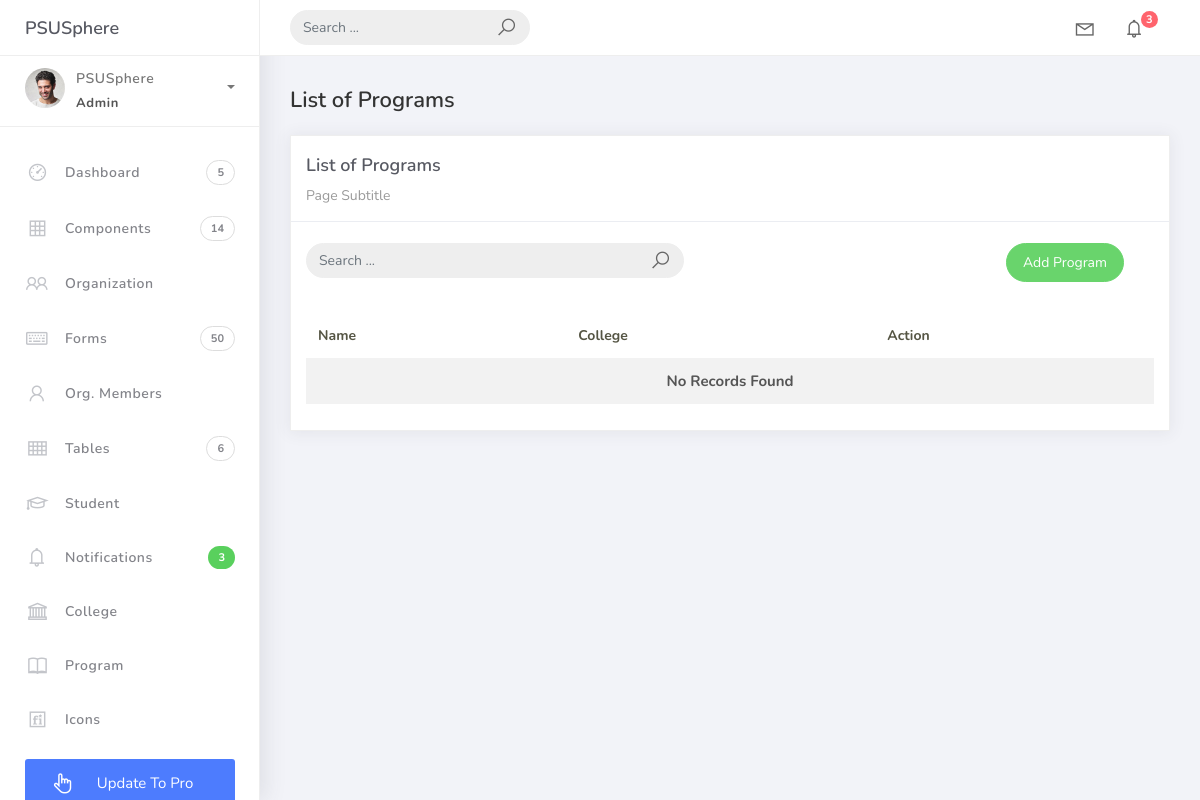
The page /programs/ on the database as committed earlier.
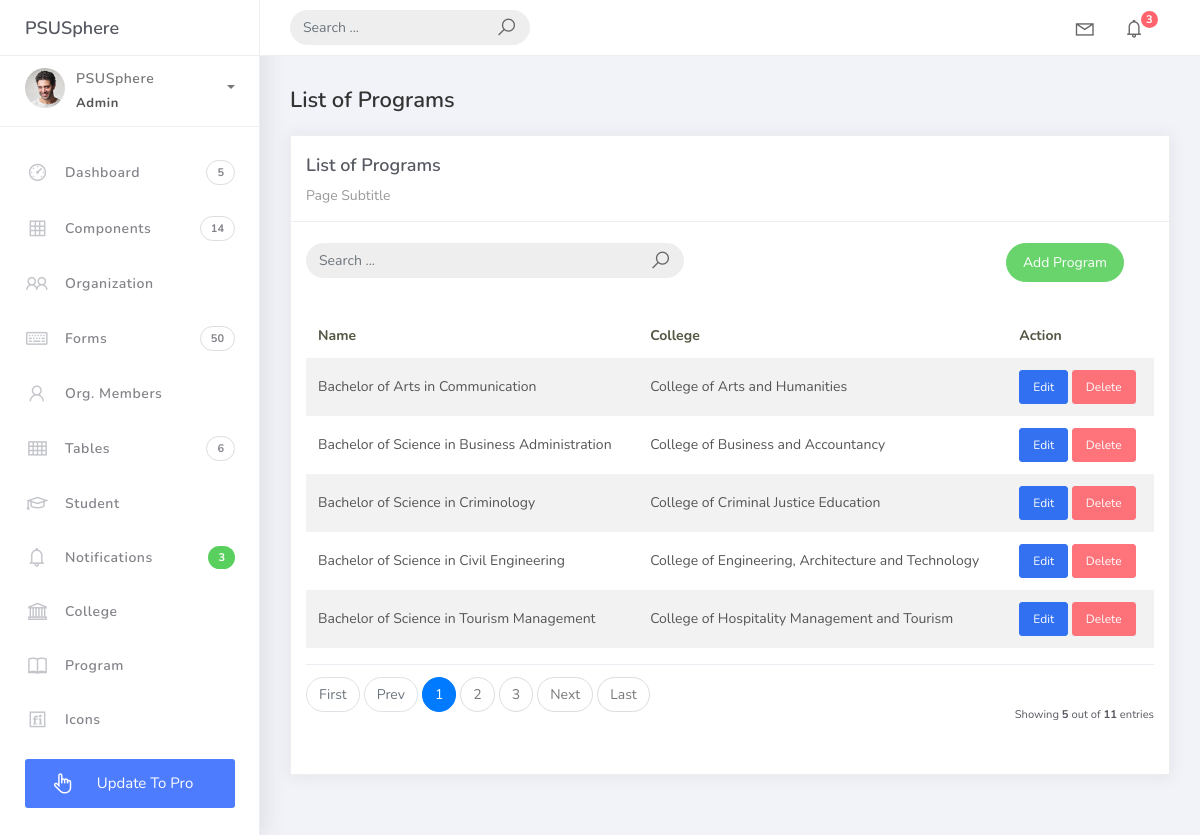
The same page on the database as committed later.
### studentorg/models.py (models this page shows, shortened)
class BaseModel(models.Model):
    created_at = models.DateTimeField(auto_now_add=True, db_index=True)
    updated_at = models.DateTimeField(auto_now=True)
    class Meta:
        abstract = True

class Program(BaseModel):
    prog_name = models.CharField(max_length=150)
    college = models.ForeignKey(College, on_delete=models.CASCADE)

class College(BaseModel):
    college_name = models.CharField(max_length=150)
    def __str__(self):
        return self.college_name

### studentorg/views.py (the view)
# urls.py: path('programs/', ProgramList.as_view(), name='program-list'),
class ProgramList(ListView):
    model = Program
    context_object_name = 'program'
    template_name = 'program_list.html'
    paginate_by = 5
    def get_queryset(self):
        qs = super().get_queryset()
        query = self.request.GET.get('q')
        if query:
            qs = qs.filter(prog_name__icontains=query)
        return qs

### projectsite/templates/program_list.html
{% extends 'base.html' %}
{% load static %}
{% block content %}
<div class="content">
<div class="container-fluid">
<h4 class="page-title">List of Programs</h4>
<div class="row">
<div class="col-md-12">
<div class="card">
<div class="card-header">
<div class="card-title">List of Programs</div>
<div class="card-category">Page Subtitle</div>
</div>
<br />
<div class="col-md-12 row">
<div class="col-md-6">
<form class="navbar-left navbar-form nav-search mr-md-3" action="{% url 'program-list' %}">
<div class="input-group">
<input type="text" name="q" value="{{ request.GET.q }}" placeholder="Search ..." class="form-control" />
<div class="input-group-append">
<span class="input-group-text">
<i class="la la-search search-icon"></i>
</span>
</div>
</div>
</form>
</div>
<div class="col-md-6">
<div class="pull-right">
<a href="{% url 'program-add' %}" class="btn btn-success btn-rounded">Add Program</a>
</div>
</div>
</div>
<div class="card-body">
<table class="table table-striped mt-3">
<thead>
<tr>
<th scope="col">Name</th>
<th scope="col">College</th>
<th scope="col">Action</th>
</tr>
</thead>
<tbody>
{% for object in object_list %}
<tr>
<td>{{ object.prog_name }}</td>
<td>{{ object.college }}</td>
<td>
                        <a href="{% url 'program-update' object.id %}" class="btn btn-sm btn-primary">Edit</a>
                        <a href="{% url 'program-delete' object.id %}" class="btn btn-sm btn-danger">Delete</a>
                    </td>
</tr>
{% empty %}
<tr>
<td colspan="3" style="text-align: center">
<p class="text-sm font-weight-bold mb-0">No Records Found</p>
</td>
</tr>
{% endfor %}
</tbody>
</table>
{% include 'includes/pagination.html' %}
</div>
</div>
</div>
</div>
</div>
</div>
{% endblock %}

Rows that differ between the two databases and show on the page:
added Program: prog_name "Bachelor of Arts in Communication", college "College of Arts and Humanities"
added Program: prog_name "Bachelor of Science in Business Administration", college "College of Business and Accountancy"
added Program: prog_name "Bachelor of Science in Criminology", college "College of Criminal Justice Education"
added Program: prog_name "Bachelor of Science in Civil Engineering", college "College of Engineering, Architecture and Technology"
added Program: prog_name "Bachelor of Science in Tourism Management", college "College of Hospitality Management and Tourism"
Other text that changed with them:
{{ object_list.count }}: (not shown) → "5"
{{ paginator.count }}: (not shown) → "11"
text no longer shown: "No Records Found"
text now shown: "First Prev Next Last Showing out of entries"
new list line: "1"
new list line: "2"
new list line: "3"
